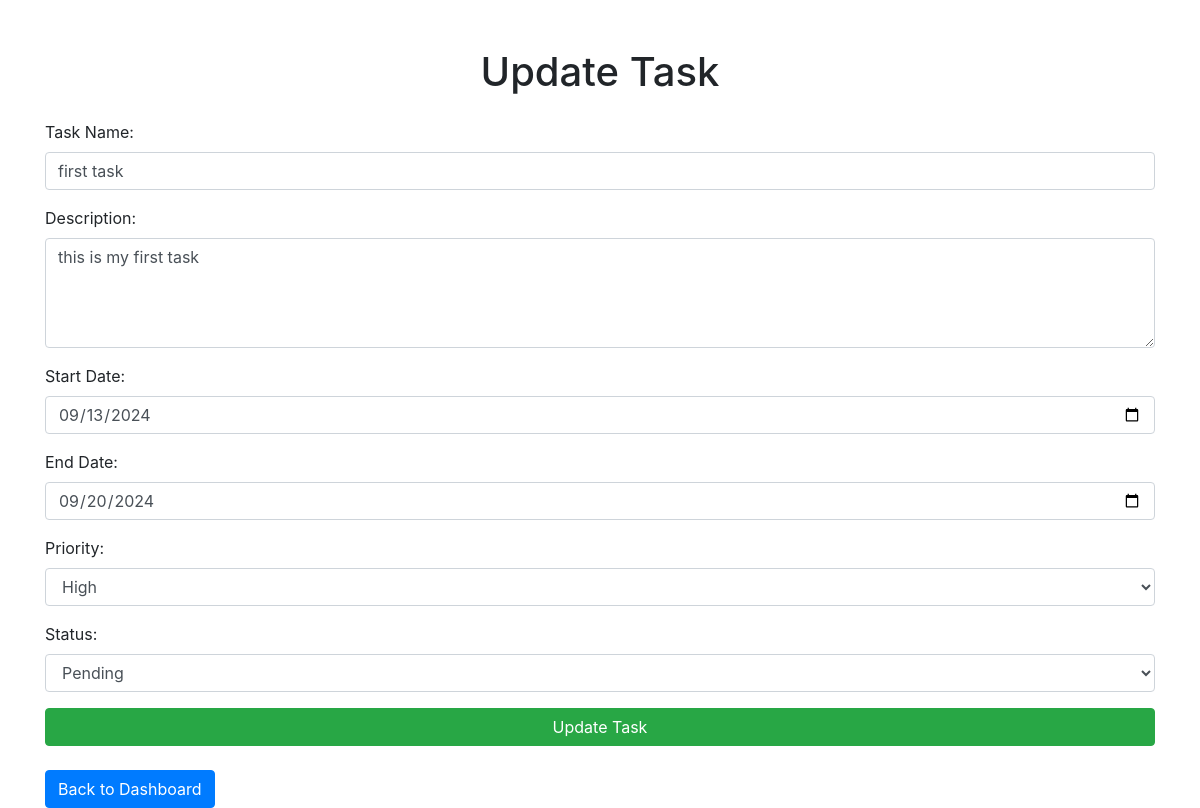
/update-task/1/ (signed in), run on an earlier commit of the app's database.
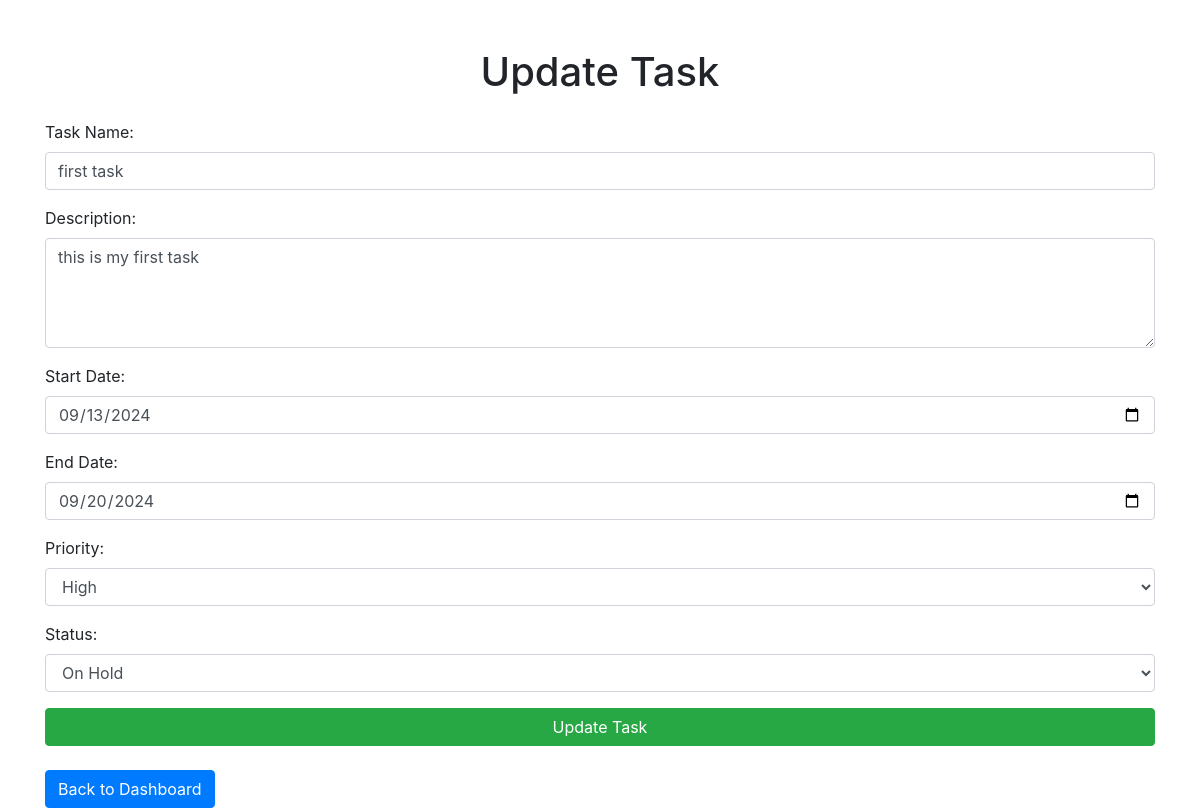
And on a later commit of the database.
### my_list/models.py (models this page shows, shortened)
class Task(models.Model):
    PRIORITY_CHOICES = [
        ('Low', 'Low'),
        ('Medium', 'Medium'),
        ('High', 'High'),
    ]
    STATUS_CHOICES = [
        ('Pending', 'Pending'),
        ('In Progress', 'In Progress'),
        ('Completed', 'Completed'),
        ('On Hold', 'On Hold'),
    ]
    user = models.ForeignKey(User, on_delete=models.CASCADE)
    task_name = models.CharField(max_length=255)
    description = models.TextField(blank=True, null=True)
    start_date = models.DateField()
    end_date = models.DateField()
    priority = models.CharField(max_length=10, choices=PRIORITY_CHOICES, default='Medium')
    status = models.CharField(max_length=20, choices=STATUS_CHOICES, default='Pending')

### my_list/views.py (the view, shortened to what this page needs)
# urls.py: path('update-task/<int:task_id>/',views.update_task,name='update_task'),
@login_required(login_url='/login/')
def update_task(request, task_id):
    task = get_object_or_404(models.Task, id=task_id, user=request.user)
    return render(request, 'update_task.html', {'task': task})

### templates/update_task.html (shortened to what this page needs)
<!DOCTYPE html>
<html lang="en">
<head>
    <link href="https://stackpath.bootstrapcdn.com/bootstrap/4.5.2/css/bootstrap.min.css" rel="stylesheet">
</head>
<body>
    <div class="container mt-5">
        <h1 class="text-center mb-4">Update Task</h1>
        <form method="post" action="">
            <div class="form-group">
                <label for="name">Task Name:</label>
                <input type="text" class="form-control" id="name" name="name" value="{{ task.task_name }}" required>
            </div>
            <div class="form-group">
                <label for="description">Description:</label>
                <textarea class="form-control" id="description" name="description" rows="4">{{ task.description }}</textarea>
            </div>
            <div class="form-group">
                <label for="start_date">Start Date:</label>
                <input type="date" class="form-control" id="start_date" name="start_date" value="{{ task.start_date|date:'Y-m-d' }}" required>
            </div>
            <div class="form-group">
                <label for="end_date">End Date:</label>
                <input type="date" class="form-control" id="end_date" name="end_date" value="{{ task.end_date|date:'Y-m-d' }}" required>
            </div>
            <div class="form-group">
                <label for="priority">Priority:</label>
                <select class="form-control" id="priority" name="priority">
                    <option value="High" {% if task.priority == 'High' %}selected{% endif %}>High</option>
                </select>
            </div>
            <div class="form-group">
                <label for="status">Status:</label>
                <select class="form-control" id="status" name="status">
                    <option value="Pending" {% if task.status == 'Pending' %}selected{% endif %}>Pending</option>
                    <option value="On Hold" {% if task.status == 'On Hold' %}selected{% endif %}>On Hold</option>
                </select>
            </div>
            <button type="submit" class="btn btn-success btn-block">Update Task</button>
        </form>
        <a href="{% url 'dashboard' %}" class="btn btn-primary mt-4">Back to Dashboard</a>
    </div>
</body>
</html>

What changed in the data, as far as the page shows it:
changed Task "first task": status "Pending" → "On Hold"
